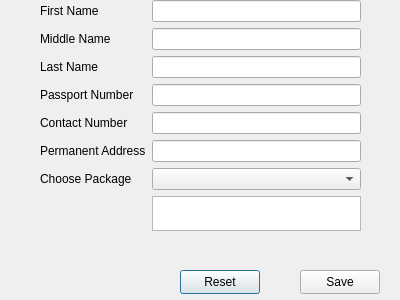
<?xml version="1.0" encoding="UTF-8"?>
<ui version="4.0">
 <class>RegisterTourist</class>
 <widget class="QDialog" name="RegisterTourist">
  <property name="geometry">
   <rect>
    <x>0</x>
    <y>0</y>
    <width>400</width>
    <height>300</height>
   </rect>
  </property>
  <property name="maximumSize">
   <size>
    <width>400</width>
    <height>300</height>
   </size>
  </property>
  <property name="windowTitle">
   <string>Register Tourist</string>
  </property>
  <widget class="QWidget" name="formLayoutWidget">
   <property name="geometry">
    <rect>
     <x>40</x>
     <y>0</y>
     <width>321</width>
     <height>231</height>
    </rect>
   </property>
   <layout class="QFormLayout" name="formLayout">
    <item row="0" column="0">
     <widget class="QLabel" name="label">
      <property name="text">
       <string>First Name</string>
      </property>
     </widget>
    </item>
    <item row="0" column="1">
     <widget class="QLineEdit" name="txtFirstName"/>
    </item>
    <item row="1" column="0">
     <widget class="QLabel" name="label_2">
      <property name="text">
       <string>Middle Name</string>
      </property>
     </widget>
    </item>
    <item row="2" column="0">
     <widget class="QLabel" name="label_3">
      <property name="text">
       <string>Last Name</string>
      </property>
     </widget>
    </item>
    <item row="1" column="1">
     <widget class="QLineEdit" name="txtMiddleName"/>
    </item>
    <item row="2" column="1">
     <widget class="QLineEdit" name="txtLastName"/>
    </item>
    <item row="3" column="1">
     <widget class="QLineEdit" name="txtPassportNo"/>
    </item>
    <item row="3" column="0">
     <widget class="QLabel" name="label_4">
      <property name="text">
       <string>Passport Number</string>
      </property>
     </widget>
    </item>
    <item row="4" column="0">
     <widget class="QLabel" name="label_5">
      <property name="text">
       <string>Contact Number</string>
      </property>
     </widget>
    </item>
    <item row="5" column="0">
     <widget class="QLabel" name="label_6">
      <property name="text">
       <string>Permanent Address</string>
      </property>
     </widget>
    </item>
    <item row="6" column="0">
     <widget class="QLabel" name="label_7">
      <property name="text">
       <string>Choose Package</string>
      </property>
     </widget>
    </item>
    <item row="4" column="1">
     <widget class="QLineEdit" name="txtContactNo"/>
    </item>
    <item row="5" column="1">
     <widget class="QLineEdit" name="txtPermanentAddress"/>
    </item>
    <item row="6" column="1">
     <widget class="QComboBox" name="cmbChoosePackage"/>
    </item>
    <item row="7" column="1">
     <widget class="QTextEdit" name="txtPackageDescription"/>
    </item>
   </layout>
  </widget>
  <widget class="QPushButton" name="btnReset">
   <property name="geometry">
    <rect>
     <x>180</x>
     <y>270</y>
     <width>80</width>
     <height>24</height>
    </rect>
   </property>
   <property name="text">
    <string>Reset</string>
   </property>
  </widget>
  <widget class="QPushButton" name="btnSave">
   <property name="geometry">
    <rect>
     <x>300</x>
     <y>270</y>
     <width>80</width>
     <height>24</height>
    </rect>
   </property>
   <property name="text">
    <string>Save</string>
   </property>
  </widget>
 </widget>
 <resources/>
 <connections/>
</ui>
